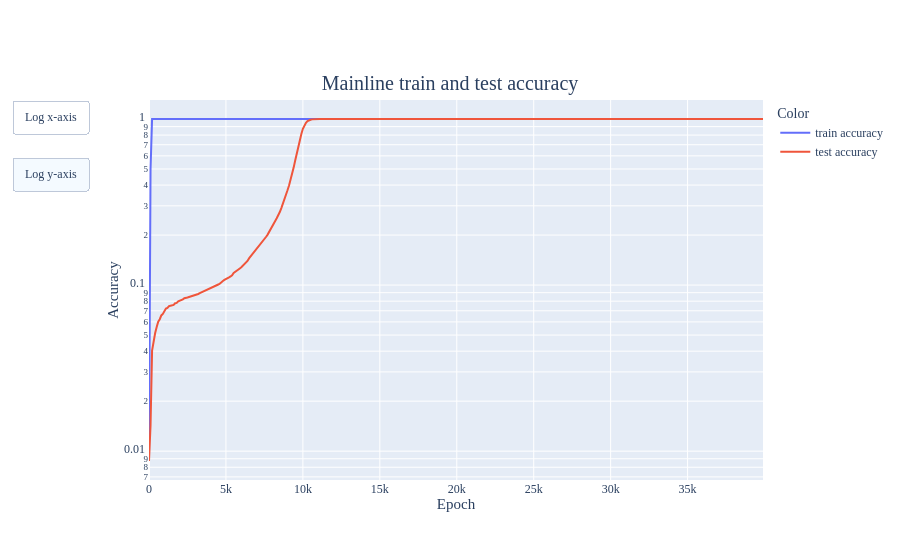

Notebook cell for this chart:
### Code cell
fig = plot_metric(
    [metric_cache['train_acc'], metric_cache['test_acc']],
    line_labels=['train accuracy', 'test accuracy'],
    animation_name=None,
    mode='multi',
    return_fig=True,
    yaxis="Accuracy",
    title="Mainline train and test accuracy"
)

add_axis_toggle(fig.layout, "x")
add_axis_toggle(fig.layout, "y")
fig.show()

### Figure 1 — Plotly figure (JSON) as saved in the notebook; plotly's stock layout.template omitted (floating-point values rounded to 4 significant figures; data arrays with more than 128 entries replaced by an {"elided": "..."} marker saying what was removed)
{"data": [{"hovertemplate": "Color=train accuracy<br>Epoch=%{x}<br>Accuracy=%{y}<extra></extra>", "legendgroup": "0", "line": {"color": "#636efa", "dash": "solid"}, "marker": {"symbol": "circle"}, "mode": "lines", "name": "train accuracy", "orientation": "v", "showlegend": true, "type": "scatter", "x": {"elided": "400 int values"}, "xaxis": "x", "y": {"elided": "400 float values"}, "yaxis": "y"}, {"hovertemplate": "Color=test accuracy<br>Epoch=%{x}<br>Accuracy=%{y}<extra></extra>", "legendgroup": "1", "line": {"color": "#EF553B", "dash": "solid"}, "marker": {"symbol": "circle"}, "mode": "lines", "name": "test accuracy", "orientation": "v", "showlegend": true, "type": "scatter", "x": {"elided": "400 int values"}, "xaxis": "x", "y": {"elided": "400 float values"}, "yaxis": "y"}], "layout": {"legend": {"title": {"text": "Color"}, "tracegroupgap": 0}, "title": {"text": "Mainline train and test accuracy"}, "updatemenus": [{"active": -1, "buttons": [{"args": [{"xaxis.type": "log"}], "args2": [{"xaxis.type": "linear"}], "label": "Log x-axis", "method": "relayout"}], "type": "buttons", "x": -0.1, "y": 1}, {"active": 0, "buttons": [{"args": [{"yaxis.type": "log"}], "args2": [{"yaxis.type": "linear"}], "label": "Log y-axis", "method": "relayout"}], "type": "buttons", "x": -0.1, "y": 0.85}], "xaxis": {"anchor": "y", "domain": [0, 1], "title": {"text": "Epoch"}}, "yaxis": {"anchor": "x", "domain": [0, 1], "title": {"text": "Accuracy"}, "type": "log"}}}
